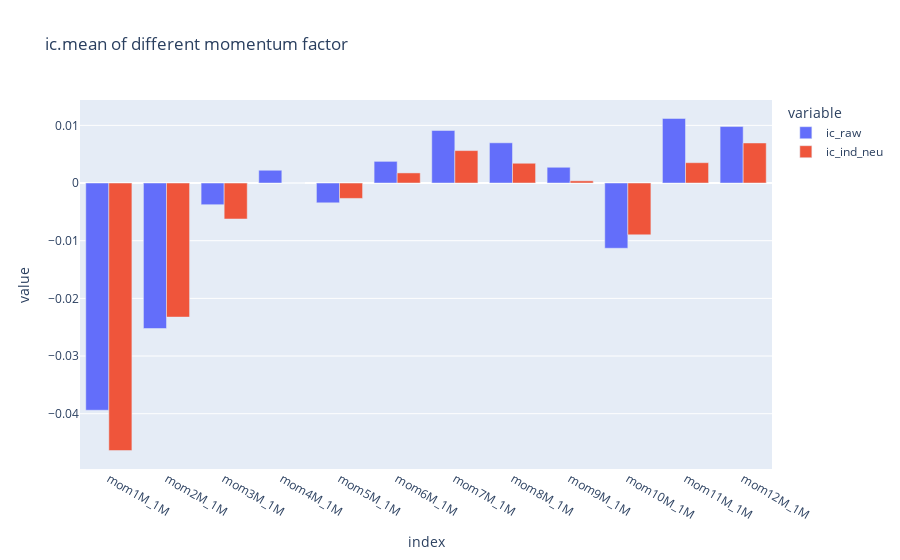

The notebook cell saved with this chart:
### Code cell
ic_merge = ic_ana[ic_ana.index.get_level_values(1)=='ic.mean'].droplevel(1).T
px.bar(ic_merge,barmode='group',title='ic.mean of different momentum factor')

### Figure 1 — Plotly figure (JSON) as saved in the notebook; plotly's stock layout.template omitted (floating-point values rounded to 4 significant figures)
{"data": [{"alignmentgroup": "True", "hovertemplate": "variable=ic_raw<br>index=%{x}<br>value=%{y}<extra></extra>", "legendgroup": "ic_raw", "marker": {"color": "#636efa", "pattern": {"shape": ""}}, "name": "ic_raw", "offsetgroup": "ic_raw", "orientation": "v", "showlegend": true, "textposition": "auto", "type": "bar", "x": ["mom1M_1M", "mom2M_1M", "mom3M_1M", "mom4M_1M", "mom5M_1M", "mom6M_1M", "mom7M_1M", "mom8M_1M", "mom9M_1M", "mom10M_1M", "mom11M_1M", "mom12M_1M"], "xaxis": "x", "y": [-0.0394, -0.02523, -0.00376, 0.002217, -0.003429, 0.003759, 0.009115, 0.006976, 0.002733, -0.01131, 0.0112, 0.009796], "yaxis": "y"}, {"alignmentgroup": "True", "hovertemplate": "variable=ic_ind_neu<br>index=%{x}<br>value=%{y}<extra></extra>", "legendgroup": "ic_ind_neu", "marker": {"color": "#EF553B", "pattern": {"shape": ""}}, "name": "ic_ind_neu", "offsetgroup": "ic_ind_neu", "orientation": "v", "showlegend": true, "textposition": "auto", "type": "bar", "x": ["mom1M_1M", "mom2M_1M", "mom3M_1M", "mom4M_1M", "mom5M_1M", "mom6M_1M", "mom7M_1M", "mom8M_1M", "mom9M_1M", "mom10M_1M", "mom11M_1M", "mom12M_1M"], "xaxis": "x", "y": [-0.04639, -0.02324, -0.006234, 9.202e-06, -0.002668, 0.001756, 0.005627, 0.003429, 0.0003776, -0.008984, 0.003528, 0.006945], "yaxis": "y"}], "layout": {"barmode": "group", "legend": {"title": {"text": "variable"}, "tracegroupgap": 0}, "title": {"text": "ic.mean of different momentum factor"}, "xaxis": {"anchor": "y", "domain": [0, 1], "title": {"text": "index"}}, "yaxis": {"anchor": "x", "domain": [0, 1], "title": {"text": "value"}}}}
